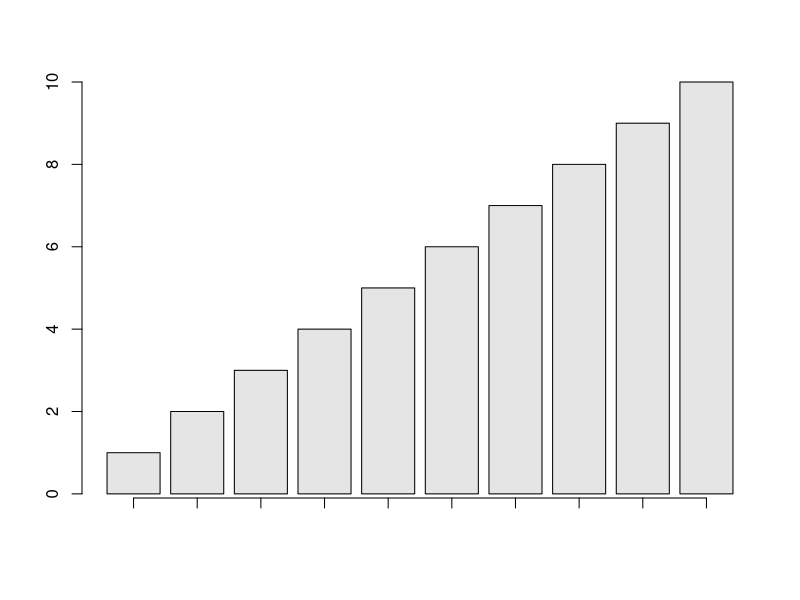

This figure's R source: (Note: this script raises an error after producing the figure.)
midpts <- barplot(1:10, col="gray90", axes=FALSE)
axis(2)
axis(1, at=midpts, labels=FALSE)

library(gridBase)
vps <- baseViewports()
pushViewport(vps$inner, vps$figure, vps$plot)

grid.text(c("one", "two", "three", "four", "five",
            "six", "seven", "eight", "nine", "ten"), 
          x=unit(midpts, "native"), y=unit(-1, "lines"),
          just="right", rot=60)
popViewport(3)
